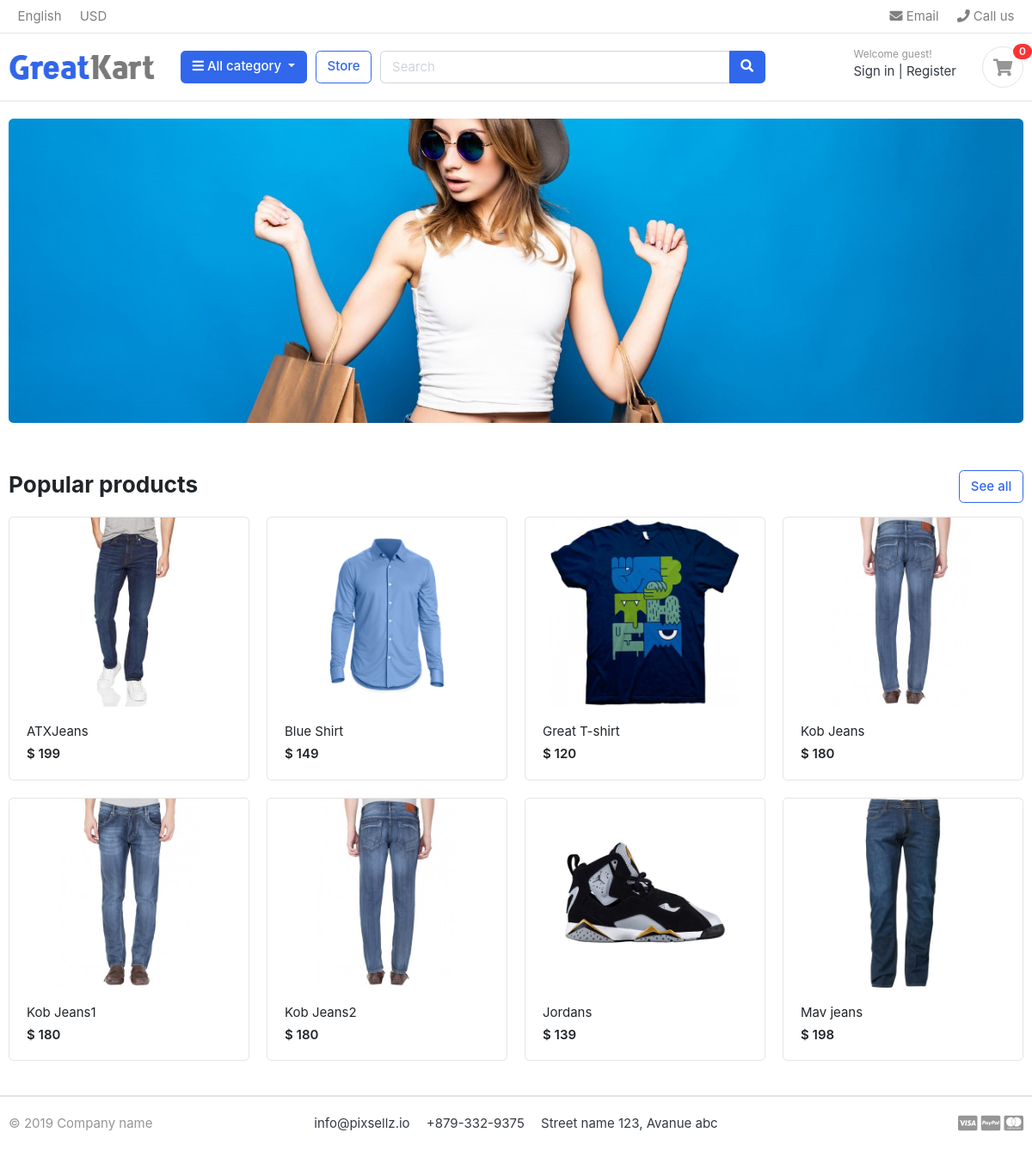
The page / on the database its author committed.
### store/models.py (models this page shows, shortened)
class Product(models.Model):
    product_name =models.CharField(max_length=100, unique=True)
    slug = models.SlugField(max_length=100, unique= True)
    description = models.TextField(max_length=500,blank=True)
    price = models.IntegerField()
    images = models.ImageField(upload_to = 'photos/products')
    stock = models.IntegerField()
    is_available = models.BooleanField(default=True)
    category = models.ForeignKey(Category, on_delete=models.CASCADE)
    created_date = models.DateTimeField(auto_now_add= True)
    modified_date = models.DateTimeField(auto_now=True)
    def get_url(self):
        return reverse('product_detail',args=[self.category.slug, self.slug])

### greatkart/views.py (the view)
# urls.py: 2. Add a URL to urlpatterns:  path('', views.home, name='home')
def home(request):
    products = Product.objects.all().filter(is_available = True)
    context = {
        'products' : products
    }
    return render(request, 'home.html',context)

### carts/context_processor.py (called while the page is built)
def counter(request):
    if 'admin' in request.path:
        return {}
    else:
        try:
            cart = Cart.objects.filter(cart_id = _cart_id(request))
            cart_items = CartItem.objects.all().filter(cart = cart[:1])
            cart_count = 0
            for cart_item in cart_items:
                cart_count += cart_item.quantity
        except Cart.DoesNotExist:
            cart_count = 0
    return dict(cart_count = cart_count)

### carts/views.py (called while the page is built)
def _cart_id(request):
    cart = request.session.session_key
    if not cart:
        cart = request.session.create()
    return cart

### category/context_processors.py (called while the page is built)
def menu_links(request):
    links = Category.objects.all()
    return dict(links=links)

### templates/home.html
{% extends 'base.html' %}
{% block content %}
{% load static%}
<section class="section-intro padding-y-sm">
<div class="container">
<div class="intro-banner-wrap">
	<img src="{% static 'images/banners/cover.j' %}pg" class="img-fluid rounded">
</div>
</div>
</section>
<section class="section-name padding-y-sm">
<div class="container">
<header class="section-heading">
	<a href="{% url 'store' %}" class="btn btn-outline-primary float-right">See all</a>
	<h3 class="section-title">Popular products</h3>
</header>
<div class="row">
	{% for prod in products %}
	<div class="col-md-3">
		<div class="card card-product-grid">
			<a href="{{ prod.get_url }}" class="img-wrap"> <img src="{{ prod.images.url }}"> </a>
			<figcaption class="info-wrap">
				<a href="{{ prod.get_url }}" class="title">{{ prod.product_name}}</a>
				<div class="price mt-1">$ {{prod.price}}</div>
			</figcaption>
		</div>
	</div>
	{% endfor %}
</div>
</div>
</section>
{% endblock %}

### static/css/ui.css (style rules this page uses)
html { font-family: "Inter", sans-serif; font-size: 15px; }
.img-wrap { text-align: center; display: block; }
.img-wrap img { max-width: 100%; }
.padding-y-sm { padding-top: 20px; padding-bottom: 20px; }
.section-heading { margin-bottom: 20px; margin-top: 15px; }
.section-title { color: #212529; }
[class*=card-product] a.title { color: #212529; display: block; }
[class*=card-product] .img-wrap { overflow: hidden; position: relative; }
[class*=card-product] .img-wrap img { height: 100%; max-width: 100%; width: auto; display: inline-block; -o-object-fit: cover; object-fit: cover; }
.card-product-grid { margin-bottom: 20px; }
.card-product-grid .img-wrap { border-radius: 0.2rem 0.2rem 0 0; height: 220px; }
.card-product-grid .info-wrap { overflow: hidden; padding: 18px 20px; }
.card .img-wrap { overflow: hidden; }
.price { font-weight: 600; color: #212529; }

### rows shown on the page
Product: images (picture), product_name "ATXJeans", price "199"
Product: images (picture), product_name "Blue Shirt", price "149"
Product: images (picture), product_name "Great T-shirt", price "120"
Product: images (picture), product_name "Kob Jeans", price "180"
Product: images (picture), product_name "Kob Jeans1", price "180"
Product: images (picture), product_name "Kob Jeans2", price "180"
Product: images (picture), product_name "Jordans", price "139"
Product: images (picture), product_name "Mav jeans", price "198"

### other values the page prints
{{ cart_count }} "0"
